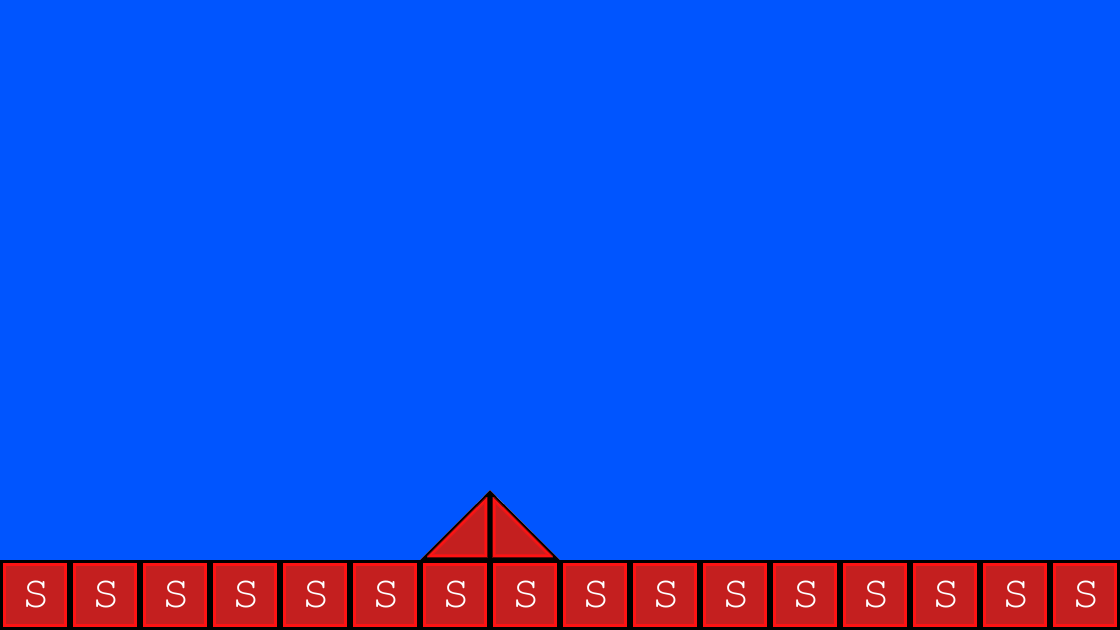

Tiled map render using the project's own tile images. Description and the map definition, with tile-layer contents summarised, below:
An orthogonal 16x9 tile map with 70x70 px tiles, 2 tile layers (background, collison), 2 tilesets and 2 objects (EnemyBase, PlayerBase).

<map version="1.0" orientation="orthogonal" width="16" height="9" tilewidth="70" tileheight="70" backgroundcolor="#0055ff">
 <tileset firstgid="1" name="background-tiles" tilewidth="70" tileheight="70">
  <image source="../img/background-tiles.png" width="910" height="910" />
 </tileset>
 <tileset firstgid="170" name="meta-tiles" tilewidth="70" tileheight="70">
  <image source="../img/meta-tiles.png" width="350" height="70" />
  <tile id="1">
   <properties>
    <property name="type" value="lslope" />
   </properties>
  </tile>
  <tile id="3">
   <properties>
    <property name="type" value="rslope" />
   </properties>
  </tile>
  <tile id="4">
   <properties>
    <property name="type" value="solid" />
   </properties>
  </tile>
 </tileset>
 <layer name="background" width="16" height="9">
  <data>[144 cells, 18 non-empty, 3 distinct tile ids]</data>
 </layer>
 <layer name="collison" width="16" height="9">
  <data>[144 cells, 18 non-empty, 3 distinct tile ids]</data>
 </layer>
 <objectgroup name="BaseEntites" width="16" height="9">
  <object name="EnemyBase" x="909" y="421" width="67" height="136" />
  <object name="PlayerBase" x="139" y="424" width="70" height="130" />
 </objectgroup>
</map>
